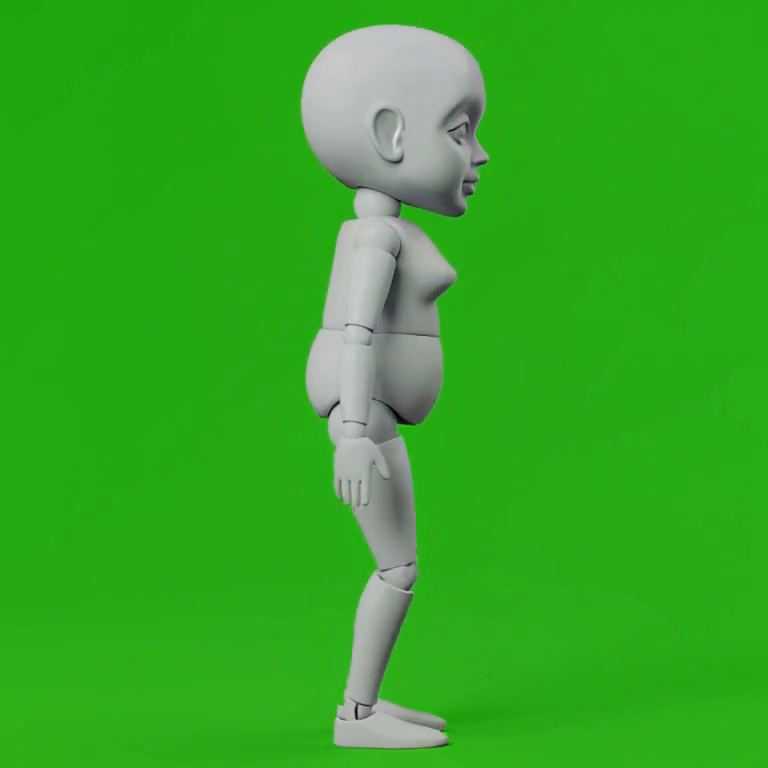
#> input picture frames/20261012-195014-0296cc/src/f_0072.png, 768 x 768 px, given in place of f_0072.png_full.png, which was not available
$ python diffmask.py ../../../../../frames/20261012-195014-0296cc/src/f_0072.png 1.0
#> lines starting #> are read from the running program, lines starting #| are printed output that depends on the picture; after the words box and inside, x2 and y2 are one past the last pixel; in counts of white or black regions, pixels touching at a corner belong together; long printed decimals are rounded; pictures that were not available may be replaced by others from this repository, and a replacement may not be noted
# usage: diffmask.py ID  -> work/ID_diff.png, work/ID_mask.png (fallback mask from |full-plate|)
import sys, numpy as np
from PIL import Image
from scipy import ndimage
S='/tmp/claude-0/-home-user/7ead4a65-9a3f-5f74-8eac-6850f8d7f07d/scratchpad/'
i=sys.argv[1]; T=float(sys.argv[2]) if len(sys.argv)>2 else 40
f=np.array(Image.open(S+f'scripts/i5/work/{i}_full.png').convert('RGB')).astype(float)
p=np.array(Image.open(S+f'scripts/i5/work/{i}_plate.png').convert('RGB').resize(f.shape[1::-1],Image.LANCZOS)).astype(float)
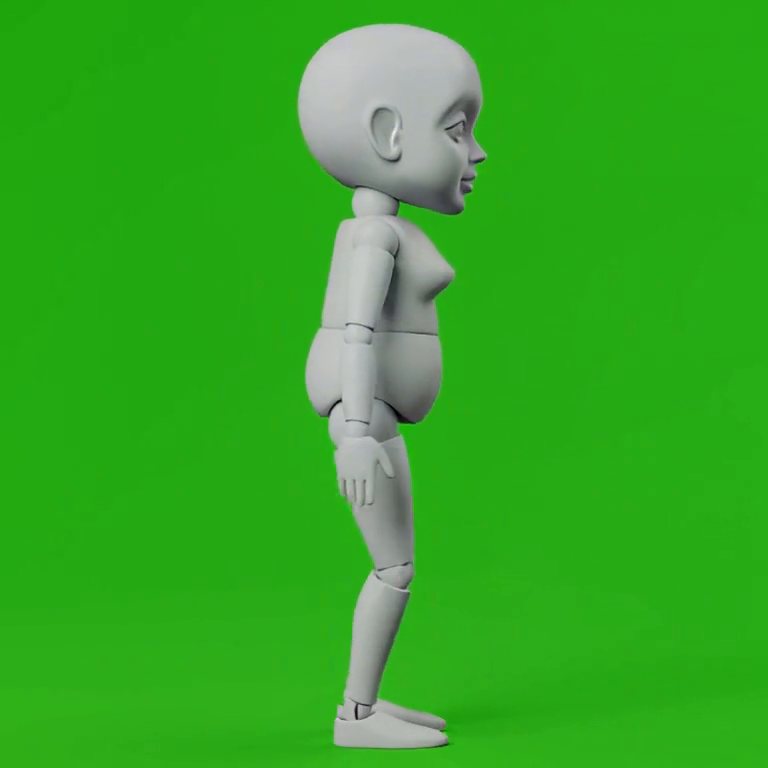
#> input picture frames/20261012-195014-0296cc/src/f_0073.png, 768 x 768 px, given in place of f_0072.png_plate.png, which was not available
# global alignment check: best integer shift
g1=ndimage.gaussian_filter(f.mean(2),2); g2=ndimage.gaussian_filter(p.mean(2),2)
#> after `g1 = ndimage.gaussian_filter(f.mean(2), 2)`:
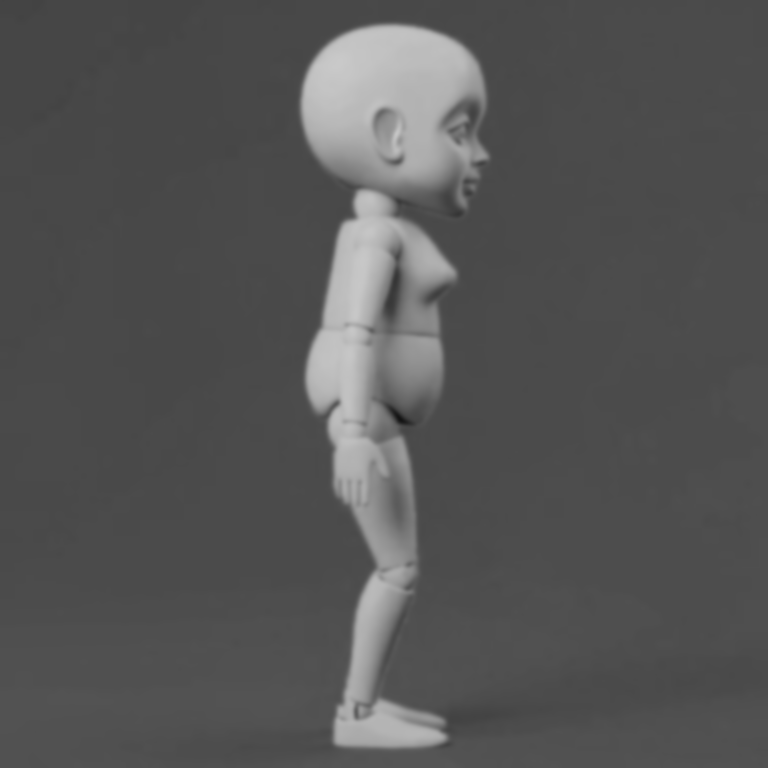
#> g1: shape (768, 768) float64; min 19.76, max 201.5, mean 85.6
best=None
for dy in range(-6,7,2):
  for dx in range(-6,7,2):
    e=np.median(np.abs(g1[20:-20,20:-20]-np.roll(g2,(dy,dx),(0,1))[20:-20,20:-20]))
    if best is None or e<best[0]: best=(e,dy,dx)
#> after the loop, best = (0.000503, 0, 0)
print('shift',best)
#| shift (0.0005033, 0, 0)
d=np.abs(ndimage.gaussian_filter(f,(2,2,0))-ndimage.gaussian_filter(p,(2,2,0))).max(2)
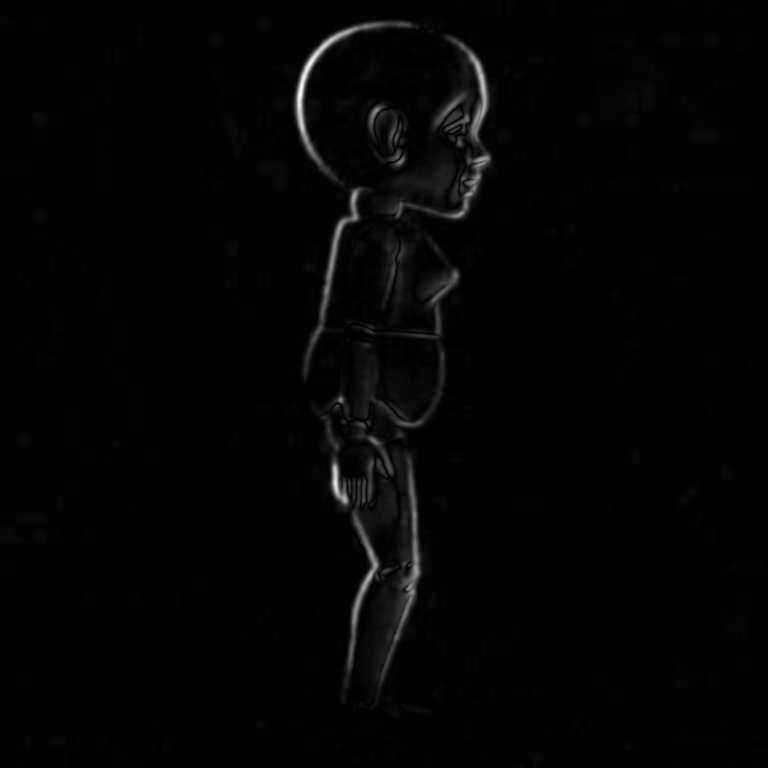
#> d: shape (768, 768) float64; min 0, max 92.11, mean 1.3; drawn with min black and max white
Image.fromarray(np.clip(d*2,0,255).astype(np.uint8)).save(S+f'scripts/i5/work/{i}_diff.png')
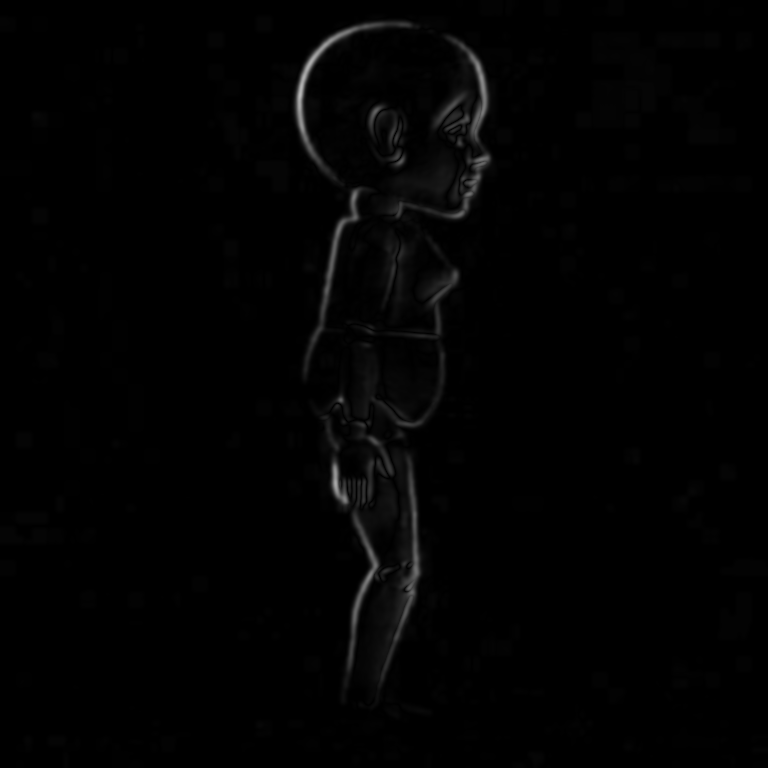
#> saved as f_0072.png_diff.png: PIL image 768x768 L; min 0, max 184, mean 2.4
m=ndimage.gaussian_filter(d,3)>T
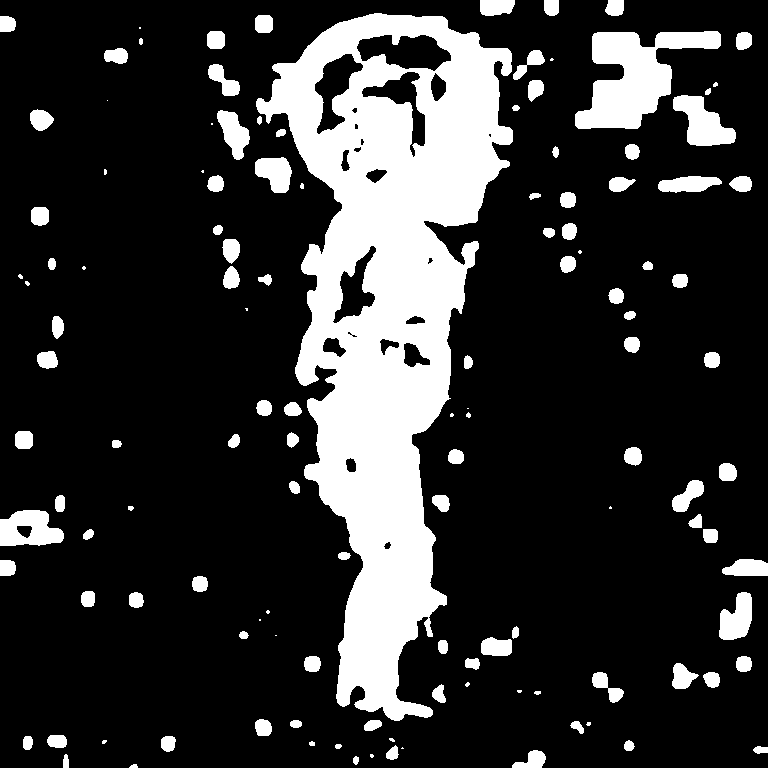
#> m: shape (768, 768) bool; 19.6% white; 128 white regions (25 under 20 px), largest, box (x1, y1, x2, y2) and area: (256, 13, 513, 721) 83164, (575, 31, 721, 129) 7052, (673, 95, 736, 146) 1806
m=ndimage.binary_opening(m,iterations=3)
#> m: shape (768, 768) bool; 19.3% white; 93 white regions, largest, box (x1, y1, x2, y2) and area: (256, 13, 513, 721) 82776, (575, 32, 672, 129) 5946, (673, 95, 736, 146) 1782
lab,n=ndimage.label(m); sz=ndimage.sum(m,lab,range(1,n+1))
#> after `lab, n = ndimage.label(m)`:
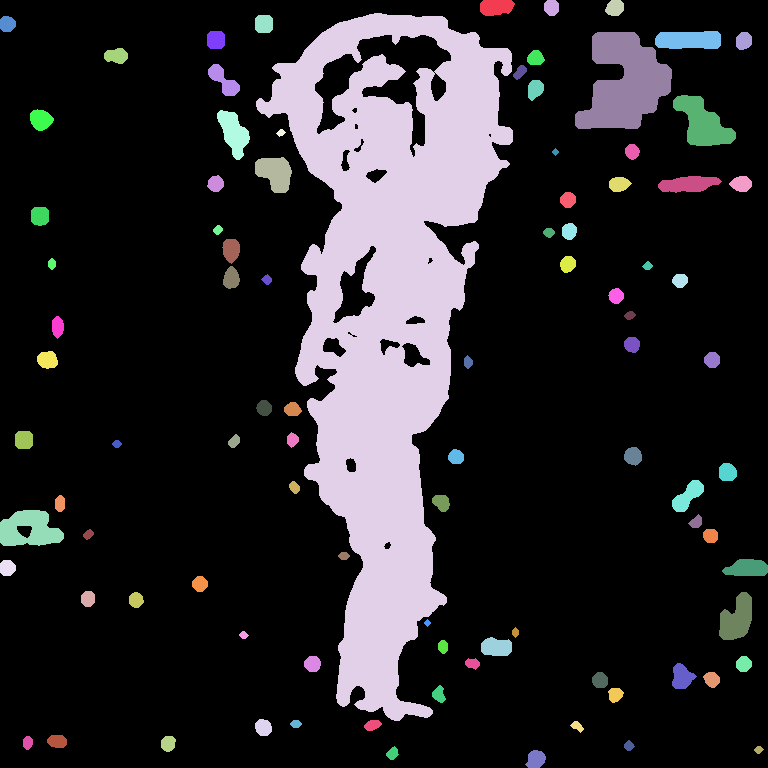
#> lab: shape (768, 768) int32; 94 distinct labels, from 0 to 93; one colour per label, 0 black
#> after `lab, n = ndimage.label(m)`: n = 93
#> after `sz = ndimage.sum(m, lab, range(1, n + 1))`: sz = 93 values, max 82776 at index 3, min 32 at index 20, mean 1221.3
keep=[k+1 for k in np.argsort(sz)[::-1] if sz[k]>4000]
#> keep = [4, 9]
print('comps',sorted(sz)[::-1][:8])
#| comps [82776.0, 5946.0, 1782.0, 1636.0, 1094.0, 1069.0, 949.0, 913.0]
m=np.isin(lab,keep); m=ndimage.binary_closing(m,iterations=8); m=ndimage.binary_fill_holes(m)
#> after `m = np.isin(lab, keep)`: m: shape (768, 768) bool; 15% white; 2 white regions, box (x1, y1, x2, y2) and area: (256, 13, 513, 721) 82776, (575, 32, 672, 129) 5946
#> after `m = ndimage.binary_closing(m, iterations=8)`: m: shape (768, 768) bool; 15.9% white; 2 white regions, box (x1, y1, x2, y2) and area: (256, 13, 513, 721) 87594, (575, 32, 672, 129) 6429
#> after `m = ndimage.binary_fill_holes(m)`:
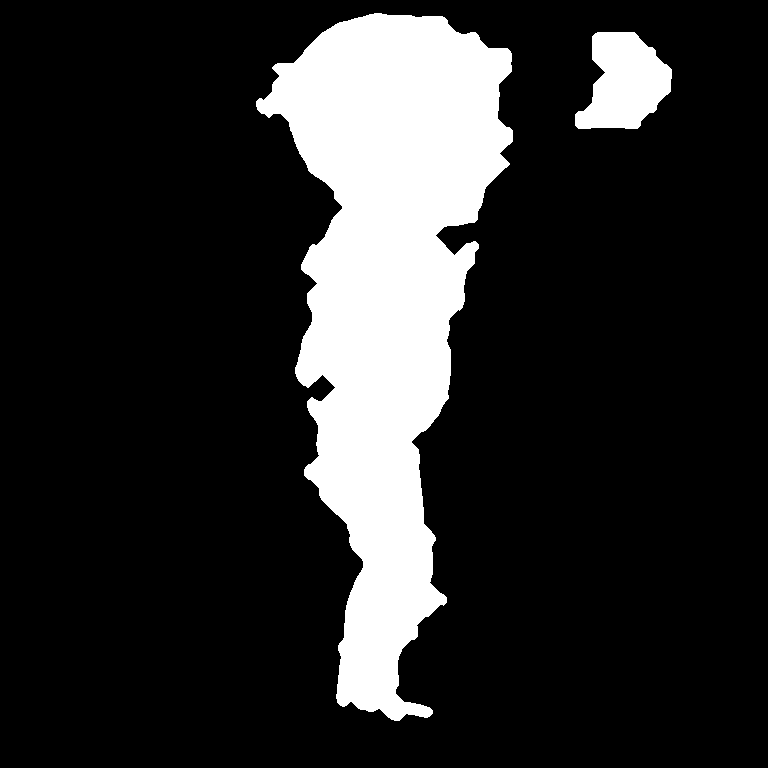
#> m: shape (768, 768) bool; 16.9% white; 2 white regions, box (x1, y1, x2, y2) and area: (256, 13, 513, 721) 92961, (575, 32, 672, 129) 6429
Image.fromarray((m*255).astype(np.uint8)).save(S+f'scripts/i5/work/{i}_mask.png')
